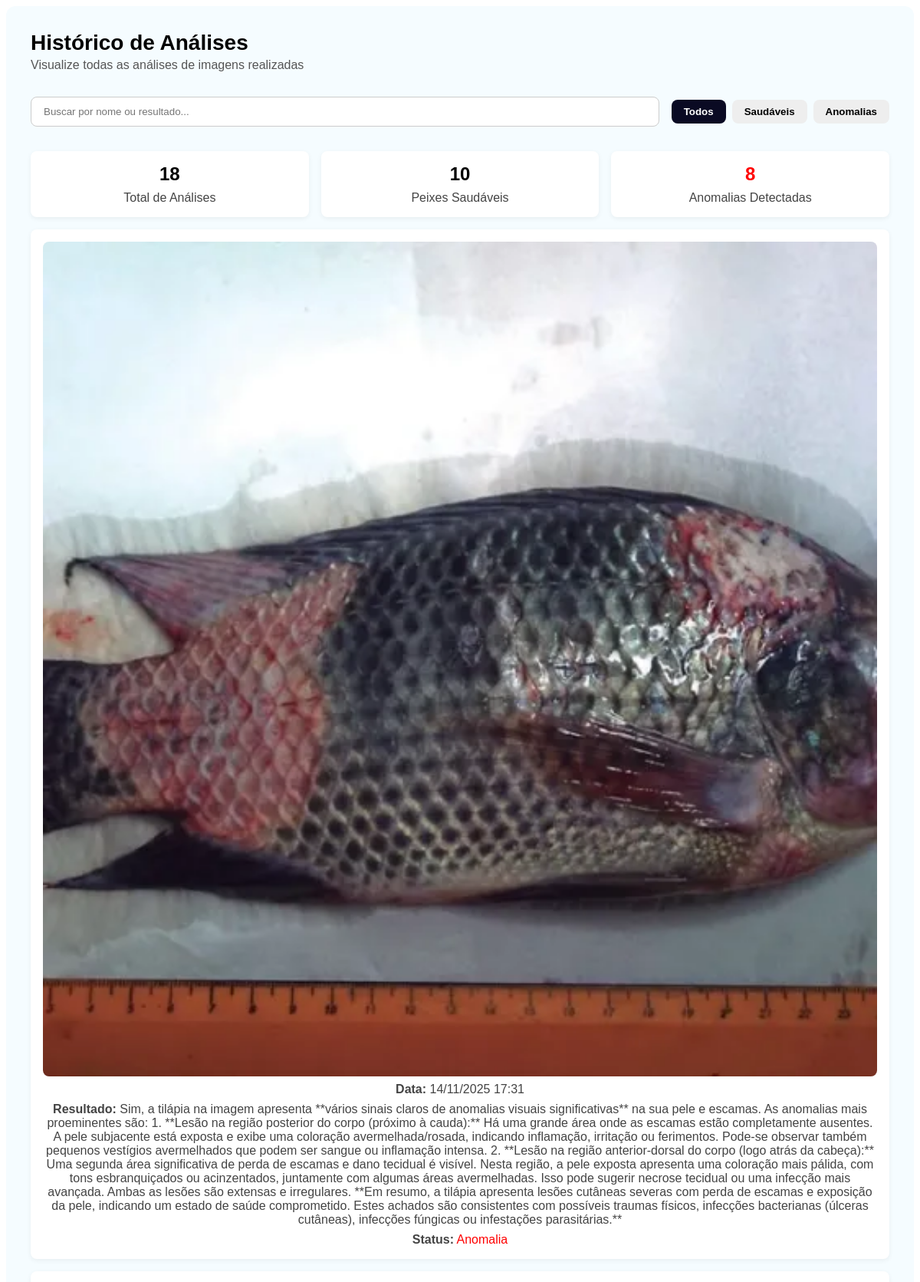
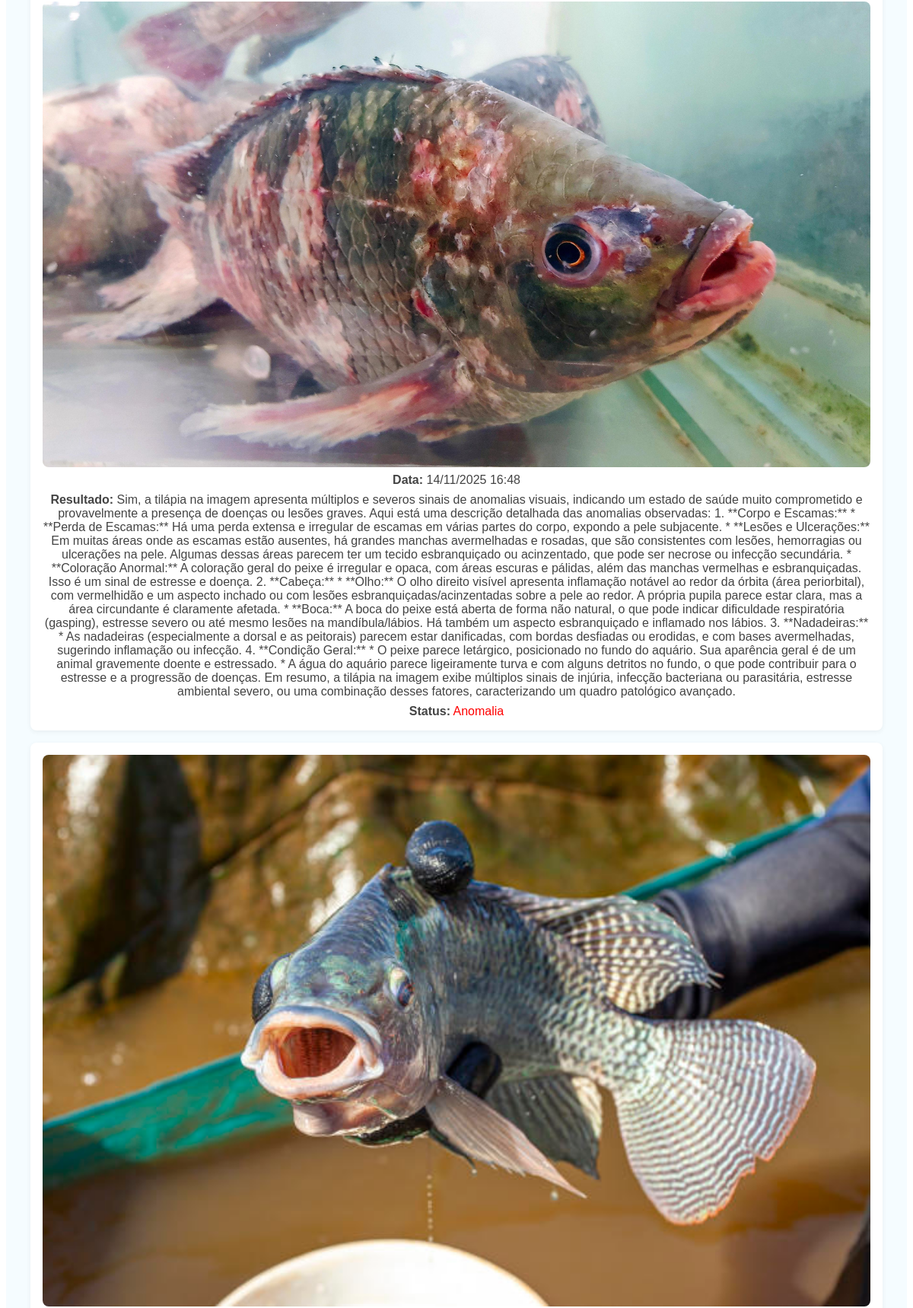
/historico-analise/ (signed in, upper part), run on the app's committed database (2 pictures, top to bottom).
### app_ia/models.py (models this page shows, shortened)
class AnaliseIA(models.Model):
    usuario = models.ForeignKey(settings.AUTH_USER_MODEL, on_delete=models.CASCADE)
    imagem = models.ImageField(upload_to='analises_ia/')
    resultado = models.TextField()
    saudavel = models.BooleanField(default=True)
    data = models.DateTimeField(auto_now_add=True)

### app_ia/views.py (the view)
# urls.py: path('historico-analise/', views.historico_analise, name='historico_analise'),
@login_required
def historico_analise(request):
    analises = AnaliseIA.objects.filter(usuario=request.user).order_by('-data')
    total = analises.count()
    saudaveis = analises.filter(saudavel=True).count()
    anomalias = analises.filter(saudavel=False).count()
    contexto = {
        'analises': analises,
        'total': total,
        'saudaveis': saudaveis,
        'anomalias': anomalias,
    }
    return render(request, 'front/historico_analise.html', contexto)

### app_ia/templates/front/historico_analise.html (shortened to what this page needs)
{% load static %}
<link rel="stylesheet" href="{% static 'css/estilogeraltemas.css' %}">
<link rel="stylesheet" href="{% static 'css/estilogeraltemas.css' %}">
{% load static %}
<link rel="stylesheet" href="{% static 'css/estilogeraltemas.css' %}">
<div class="history-container">
  <header class="history-header">
    <h1>Histórico de Análises</h1>
    <p>Visualize todas as análises de imagens realizadas</p>
  </header>
  <section class="filters-section">
    <div class="filters-top">
      <input type="text" id="filtroBusca" placeholder="Buscar por nome ou resultado..." onkeyup="filtrarAnalises()">
      <div class="filter-buttons">
        <button class="filter active" onclick="filtrar('todos')">Todos</button>
        <button class="filter" onclick="filtrar('saudavel')">Saudáveis</button>
        <button class="filter" onclick="filtrar('anomalia')">Anomalias</button>
      </div>
    </div>
  </section>
  <section class="stats">
    <div class="stat-card">
      <h2>{{ total }}</h2>
      <p>Total de Análises</p>
    </div>
    <div class="stat-card">
      <h2>{{ saudaveis }}</h2>
      <p>Peixes Saudáveis</p>
    </div>
    <div class="stat-card">
      <h2 class="text-danger">{{ anomalias }}</h2>
      <p>Anomalias Detectadas</p>
    </div>
  </section>
  {% if analises %}
  <section id="listaAnalises" class="analises-list">
    {% for a in analises %}
      <div class="stat-card analise-item" data-tipo="{{ a.saudavel|yesno:'saudavel,anomalia' }}">
        <img src="{{ a.imagem.url }}" alt="Imagem Analisada" style="width:100%;border-radius:8px;">
        <p><strong>Data:</strong> {{ a.data|date:"d/m/Y H:i" }}</p>
        <p><strong>Resultado:</strong> {{ a.resultado }}</p>
        <p><strong>Status:</strong>
          {% if a.saudavel %}
            <span style="color:green;">Saudável</span>
          {% else %}
            <span style="color:red;">Anomalia</span>
          {% endif %}
        </p>
      </div>
    {% endfor %}
  </section>
  {% else %}
  <section class="empty-state">
    <i class="fas fa-calendar fa-3x"></i>
    <p>Nenhuma análise realizada ainda</p>
  </section>
  {% endif %}
</div>

### app_ia/templates/front/historico_analise.html (style rules this page uses)
.history-container { background: var(--fundo-claro); border-radius: 12px; padding: 2rem; font-family: Arial, sans-serif; transition: background 0.3s, color 0.3s; }
.history-header h1 { font-size: 28px; margin: 0; }
.history-header p { color: #555; margin-top: 4px; }
.filters-section { margin-top: 2rem; }
.filters-top { display: flex; flex-wrap: wrap; gap: 1rem; align-items: center; }
.filters-top input { flex: 1; padding: 0.7rem 1rem; border-radius: 8px; border: 1px solid #ccc; }
.filter-buttons { display: flex; gap: 0.5rem; }
.filter-buttons .filter { padding: 0.5rem 1rem; border: none; border-radius: 8px; background: #eee; cursor: pointer; font-weight: bold; transition: background 0.3s; }
.filter.active { background-color: #0a0a23; color: #fff; }
.stats { display: flex; gap: 1rem; margin-top: 2rem; flex-wrap: wrap; }
.stat-card { flex: 1; min-width: 200px; background: #fff; border-radius: 8px; padding: 1rem; text-align: center; box-shadow: 0 2px 6px rgba(0, 0, 0, 0.06); transition: background 0.3s, color 0.3s; }
.stat-card h2 { margin: 0; font-size: 24px; }
.stat-card p { color: #444; margin: 0.5rem 0 0; }
.text-danger { color: red; }
.analise-item { margin-top: 1rem; }

### data on the page
AnaliseIA: imagem (picture), data "14/11/2025 17:31", resultado "Sim, a tilápia na imagem apresenta **vários sinais claros de anomalias visuais significativas** na sua pele e escamas. As anomalias mais proeminentes são: 1. **Lesão na região posterior do corpo (próximo à cauda):** Há uma grande área onde as escamas estão completamente ausentes. A pele subjacente está exposta e exibe uma coloração avermelhada/rosada, indicando inflamação, irritação ou ferimentos. Pode-se observar também pequenos vestígios avermelhados que podem ser sangue ou inflamação intensa. 2. **Lesão na região anterior-dorsal do corpo (logo atrás da cabeça):** Uma segunda área significativa de perda de escamas e dano tecidual é visível. Nesta região, a pele exposta apresenta uma…", saudavel "Anomalia"
AnaliseIA: imagem (picture), data "14/11/2025 16:48", resultado "Sim, a tilápia na imagem apresenta múltiplos e severos sinais de anomalias visuais, indicando um estado de saúde muito comprometido e provavelmente a presença de doenças ou lesões graves. Aqui está uma descrição detalhada das anomalias observadas: 1. **Corpo e Escamas:** * **Perda de Escamas:** Há uma perda extensa e irregular de escamas em várias partes do corpo, expondo a pele subjacente. * **Lesões e Ulcerações:** Em muitas áreas onde as escamas estão ausentes, há grandes manchas avermelhadas e rosadas, que são consistentes com lesões, hemorragias ou ulcerações na pele. Algumas dessas áreas parecem ter um tecido esbranquiçado ou acinzentado, que pode ser necrose ou infecção secundária. *…", saudavel "Anomalia"
AnaliseIA: imagem (picture)

### other printed values
{{ total }} "18"
{{ saudaveis }} "10"
{{ anomalias }} "8"
